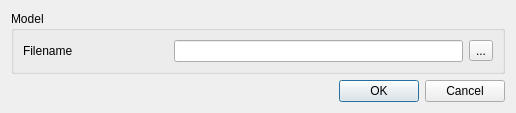
<?xml version="1.0" encoding="UTF-8"?>
<ui version="4.0">
 <class>GvQDataLoaderDialog</class>
 <widget class="QDialog" name="GvQDataLoaderDialog">
  <property name="geometry">
   <rect>
    <x>0</x>
    <y>0</y>
    <width>516</width>
    <height>94</height>
   </rect>
  </property>
  <property name="windowTitle">
   <string>GigaSpace - Model Loader</string>
  </property>
  <layout class="QGridLayout" name="gridLayout_2">
   <item row="0" column="0">
    <widget class="QGroupBox" name="groupBox">
     <property name="title">
      <string>Model</string>
     </property>
     <layout class="QGridLayout" name="gridLayout">
      <item row="0" column="0">
       <widget class="QLabel" name="label">
        <property name="text">
         <string>Filename</string>
        </property>
       </widget>
      </item>
      <item row="0" column="2" colspan="2">
       <widget class="QLineEdit" name="_3DModelLineEdit">
        <property name="enabled">
         <bool>true</bool>
        </property>
       </widget>
      </item>
      <item row="0" column="4">
       <widget class="QToolButton" name="_3DModelToolButton">
        <property name="text">
         <string>...</string>
        </property>
        <property name="icon">
         <iconset resource="../../../GigaVoxelsVoxelizer/Ui/resources.qrc">
          <normaloff>:/icons/Icons/fileopen.png</normaloff>:/icons/Icons/fileopen.png</iconset>
        </property>
       </widget>
      </item>
     </layout>
    </widget>
   </item>
   <item row="4" column="0">
    <widget class="QDialogButtonBox" name="buttonBox">
     <property name="orientation">
      <enum>Qt::Horizontal</enum>
     </property>
     <property name="standardButtons">
      <set>QDialogButtonBox::Cancel|QDialogButtonBox::Ok</set>
     </property>
    </widget>
   </item>
  </layout>
 </widget>
 <resources>
  <include location="../../../GigaVoxelsVoxelizer/Ui/resources.qrc"/>
  <include location="resources.qrc"/>
 </resources>
 <connections>
  <connection>
   <sender>buttonBox</sender>
   <signal>accepted()</signal>
   <receiver>GvQDataLoaderDialog</receiver>
   <slot>accept()</slot>
   <hints>
    <hint type="sourcelabel">
     <x>248</x>
     <y>254</y>
    </hint>
    <hint type="destinationlabel">
     <x>157</x>
     <y>274</y>
    </hint>
   </hints>
  </connection>
  <connection>
   <sender>buttonBox</sender>
   <signal>rejected()</signal>
   <receiver>GvQDataLoaderDialog</receiver>
   <slot>reject()</slot>
   <hints>
    <hint type="sourcelabel">
     <x>316</x>
     <y>260</y>
    </hint>
    <hint type="destinationlabel">
     <x>286</x>
     <y>274</y>
    </hint>
   </hints>
  </connection>
 </connections>
</ui>
